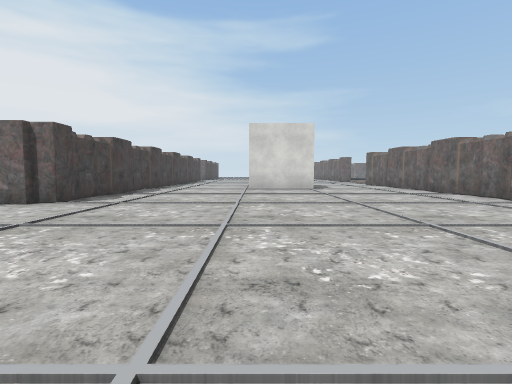
[1] (above)

23 first-person views from a walk through a Unity game level. The camera is 1.3 m above the floor, tilts 4° down and sees 85° across. The floor is counted in squares, 2 m on a side. Each view is taken from the middle of a square. On the plan, view 1 faces up. The plan holds only what a view shows up to about 9 squares ahead; the rest is blank. The place goes on beyond the plan. Some surface patterns are stand-ins.

[2]
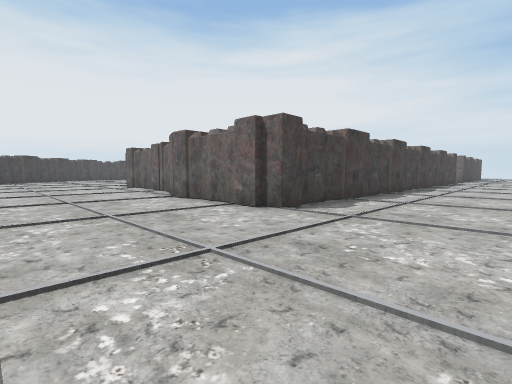

[3]
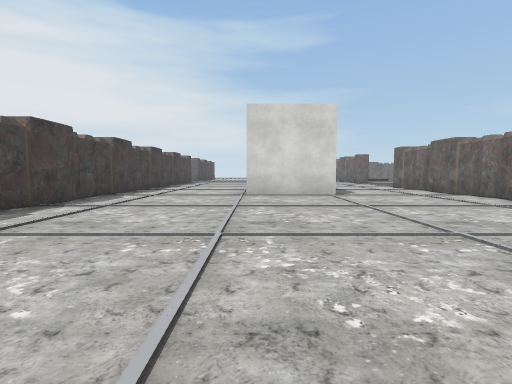

[4]
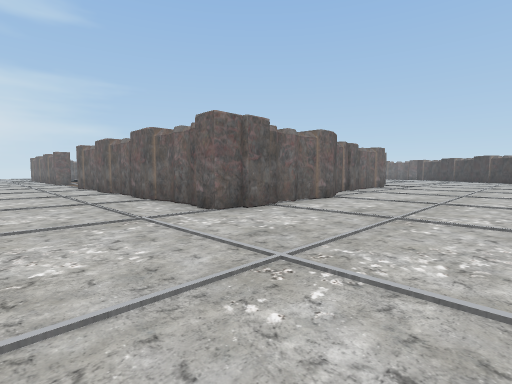

[5]
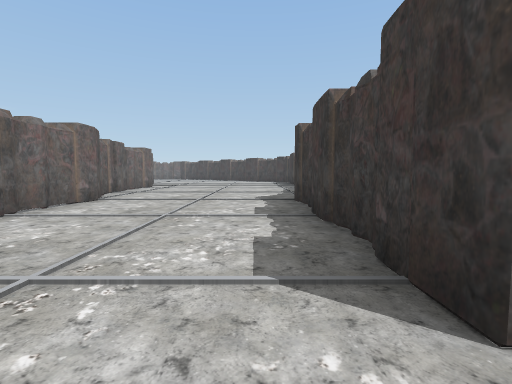

[6]
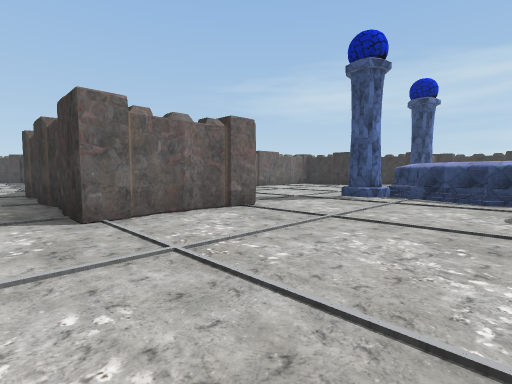

[7]
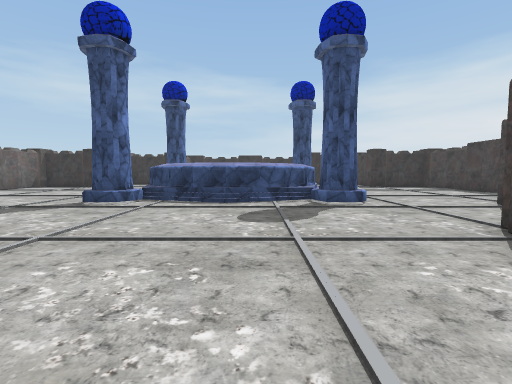

[8]
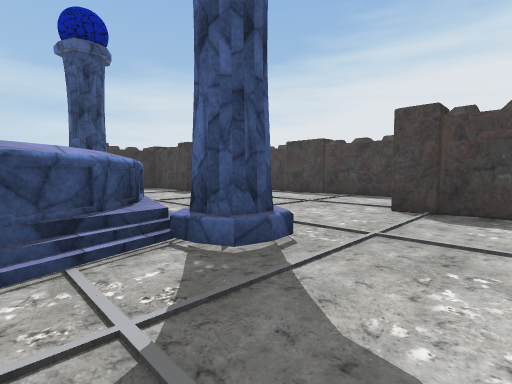

[9]
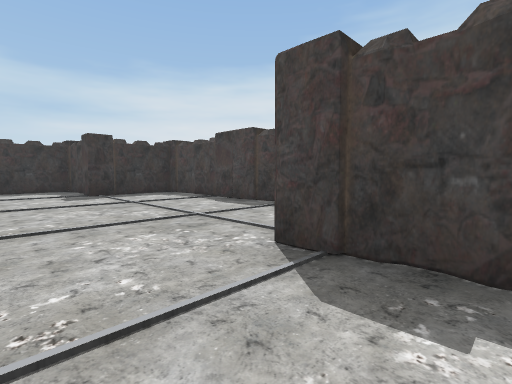

[10]
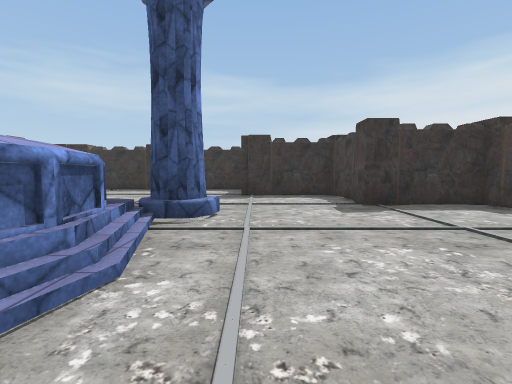

[11]
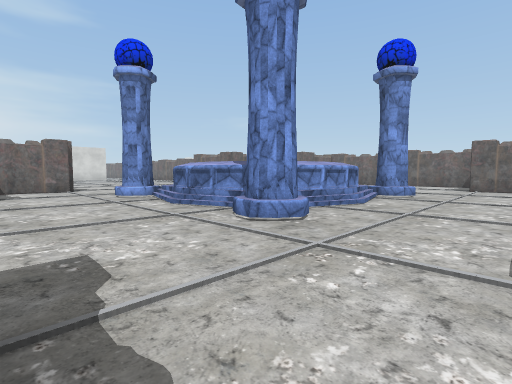

[12]
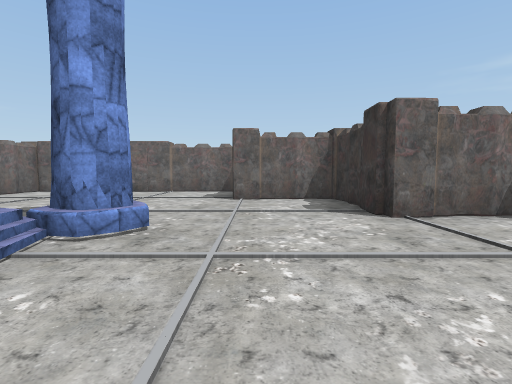

[13]
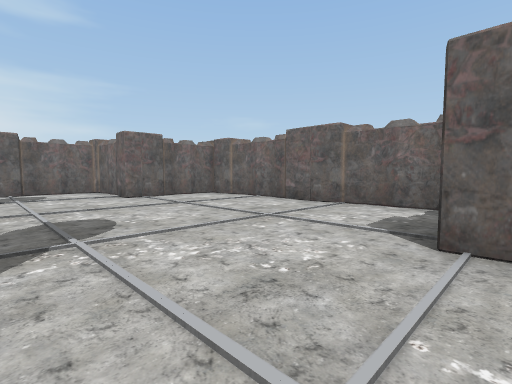

[14]
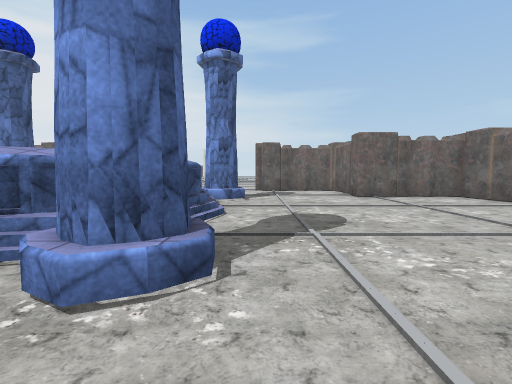

[15]
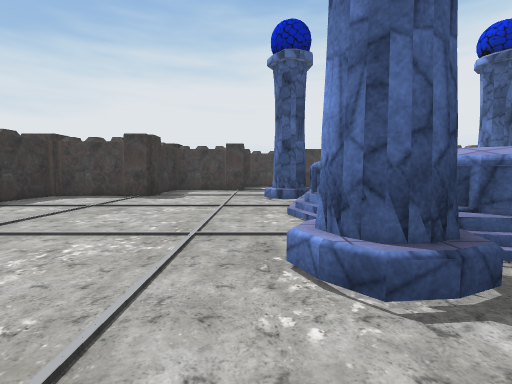

[16]
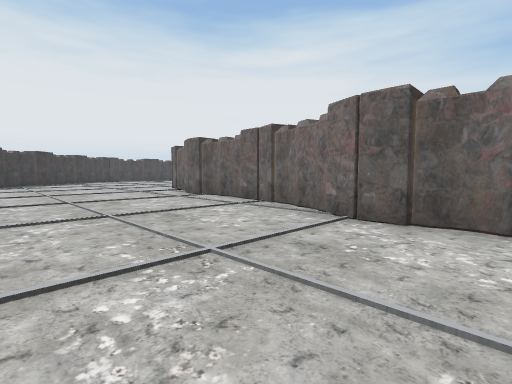

[17]
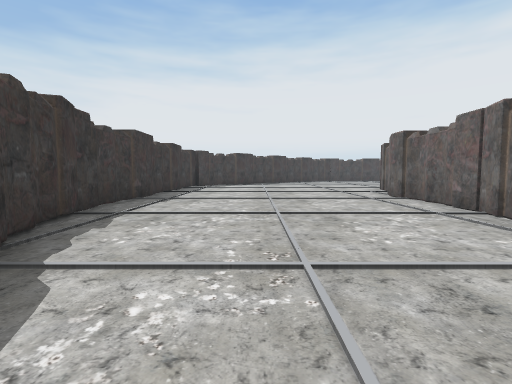

[18]
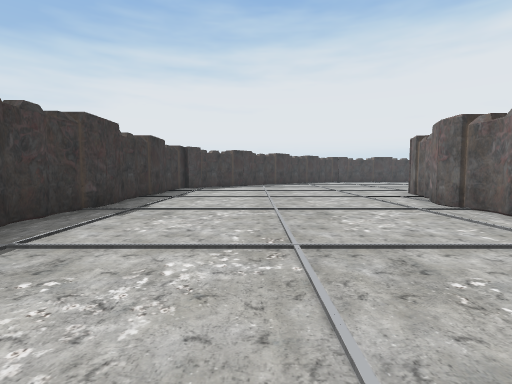

[19]
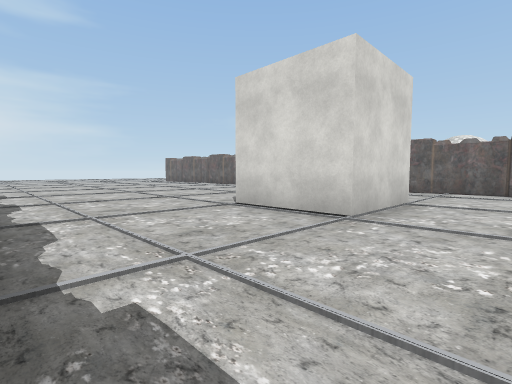

[20]
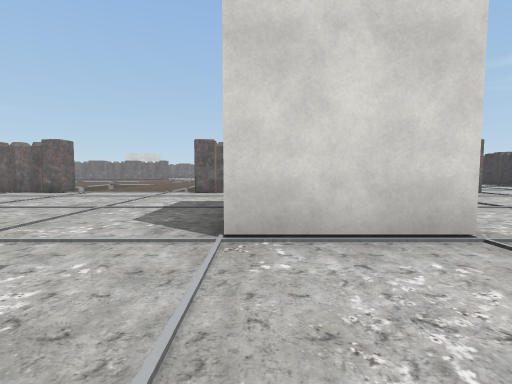

[21]
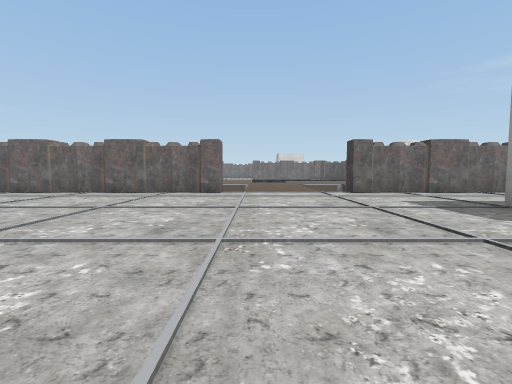

[22]
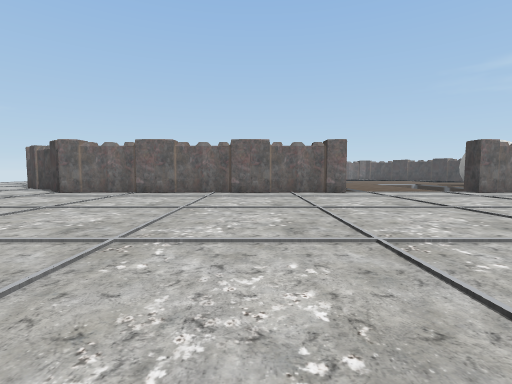

[23]
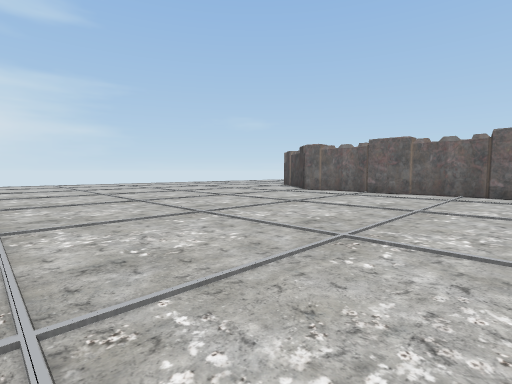

### Floor plan
Key: @ floor where view 1 was taken; # wall or solid block; . floor; / step, stairs or slope; ^ raised ledge.
Columns run from 17 left of view 1 to 12 right of it. Each row starts with its distance up from view 1.
 28               .........#
 27               .........#
 26               .........#
 25               .........#
 24               .........#
 23               .........#
 22               .........#
 21               .........#
 20               .........#
 19               .........#
 18              ...........
 17              ...........
 16              ...........
 15              ..........#
 14              ..........#
 13              ....###...#
 12             #....# #...#
 11             #....###...#
 10             #..........#
  9             #..........#
  8 ####        #..........#
  7 ...#######  #..........#   ###
  6 .........####..........#####..
  5 ..............................
  4 ..............................
  3 ..............................
  2 ..............................
  1 .........#      .....###### ..
  0 ##########      .@....
 -1                ......#
 -2             ###......####
 -3             #...........#
 -4             #...........####
 -5           .....#////#......#
 -6          #...../^^^^/......#
 -7          #...../^   ^......#
 -8          #...../^   ^......#
 -9          #...../^  ^/......#
-10          #.....#/^^/#......#
-11          #...../..../......#
-12          ###............#
-13            #............#
-14            ####......####
-15               #.... .#

Where each view was taken, in squares from view 1:
view 1: 0 up, 0 right, facing up
view 2: 2 up, 1 left, facing up-left
view 3: 3 up, 0 right, facing up
view 4: 2 up, 3 right, facing up-right
view 5: 2 up, 3 right, facing right
view 6: 2 up, 0 right, facing down-right
view 7: 1 up, 0 right, facing down
view 8: 3 down, 0 right, facing down-left
view 9: 3 down, 3 left, facing down-left
view 10: 6 down, 3 left, facing down
view 11: 13 down, 5 left, facing up-right
view 12: 12 down, 0 right, facing right
view 13: 12 down, 4 right, facing up-right
view 14: 12 down, 4 right, facing up
view 15: 11 down, 5 right, facing left
view 16: 2 up, 6 left, facing up-left
view 17: 3 up, 6 left, facing left
view 18: 3 up, 8 left, facing left
view 19: 9 up, 4 left, facing up-right
view 20: 13 up, 3 left, facing right
view 21: 18 up, 3 left, facing right
view 22: 22 up, 3 left, facing right
view 23: 22 up, 3 left, facing up-right
